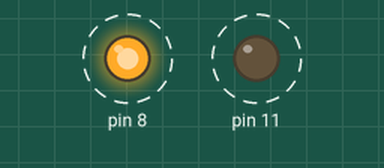
A sketch run on a simulated Arduino Uno, built with avr-gcc and run on an emulated ATmega328P. Parts: output pins drawn as LEDs (lit = HIGH). Dashed ring = blinking.

Above: at 0.5 s.
Timing chart, 0 to 4.6 s (numbered marks = the images above):
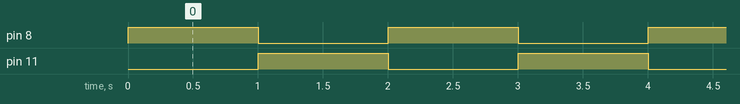

Measured:
- by itself, pin 8, pin 11: alternates HIGH for 1.0 s and LOW for 1.0 s

The sketch:

PIN8LED.ino
```cpp
void setup() {
  // put your setup code here, to run once:
  pinMode(8, OUTPUT);
  pinMode(11, OUTPUT);

}

void loop() {
  // put your main code here, to run repeatedly:
  digitalWrite(8, HIGH);
  digitalWrite(11, LOW);
  delay(1000);
  digitalWrite(8, LOW);
  digitalWrite(11, HIGH);
  delay(1000);

}
```
